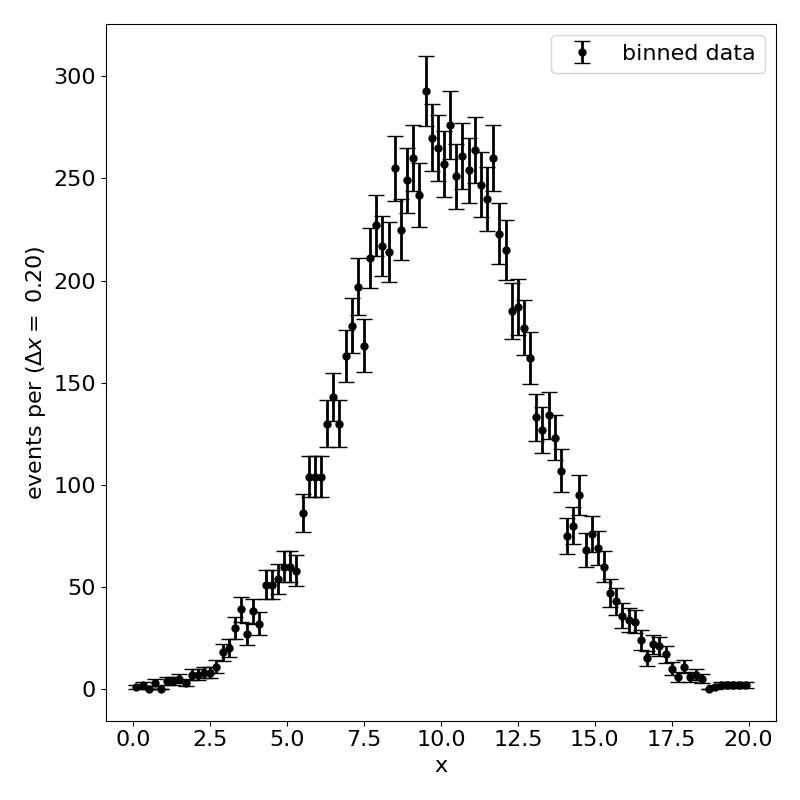

Here is the Python script that generated this plot:
#!/usr/bin/python3

# Prepare a standalone Python script gaussplot.py that
#
# * Generates 10,000 random numbers in a Gaussian distribution with a
#   mean <x> = 10.0 and a width sigma_x = 3.0
#
# * Sorts these numbers into bins of width Delta-x = 0.2. A convenient
#   way of doing this is with the numpy.histogram function.
#
# * Plots the contents of each bin, with sqrt(N) errorbars, versus the
#   center of the bin. Output this plot to the file gaussplot.png

import math
import numpy as np
import matplotlib.pyplot as plt
import matplotlib

matplotlib.rcParams.update({'font.size': 16})

### generate the random numbers ###

mu     = 10.0
sigmax = 3.0
N      = 10000

data = np.random.normal(mu,sigmax,10000)

### sort random numbers into bins ###

xmin   =  0.0
xmax   = 20.0
deltax = 0.2

nbins = int((xmax-xmin)/deltax)

n,b = np.histogram(data,bins=nbins,range=[xmin,xmax])
nerr = np.sqrt(n)

bcenter = np.zeros(len(n))

for i in np.arange(0,len(n)):
    bcenter[i] = 0.5*(b[i+1]+b[i])
    if(False): print("%5.1f %5.1f" %(bcenter[i],n[i]))
    
### plot contents of each bin with sqrt(N) errorbars, output to file ###

plt.figure(figsize=(8, 8))

plt.errorbar(bcenter,n,yerr=nerr,fmt='o',markersize=5.0,ls='none',linewidth=2, capsize=6,c='k',label="binned data")
plt.xlabel("x")
plt.ylabel("events per ($\\Delta x =$ %3.2f)" % deltax)
plt.legend(loc="upper right")

plt.tight_layout()
plt.savefig("gaussplot.png",transparent=False, facecolor='white')
plt.show()


#
